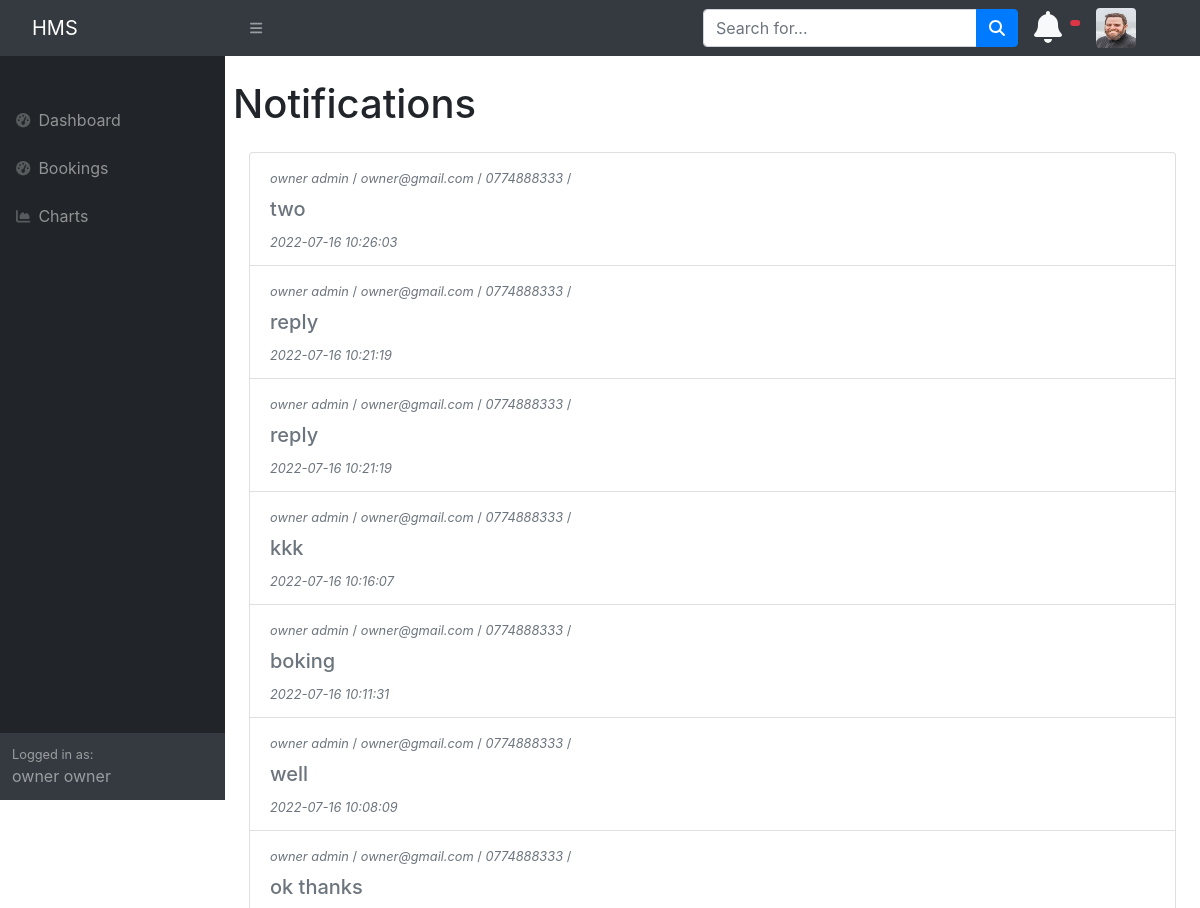
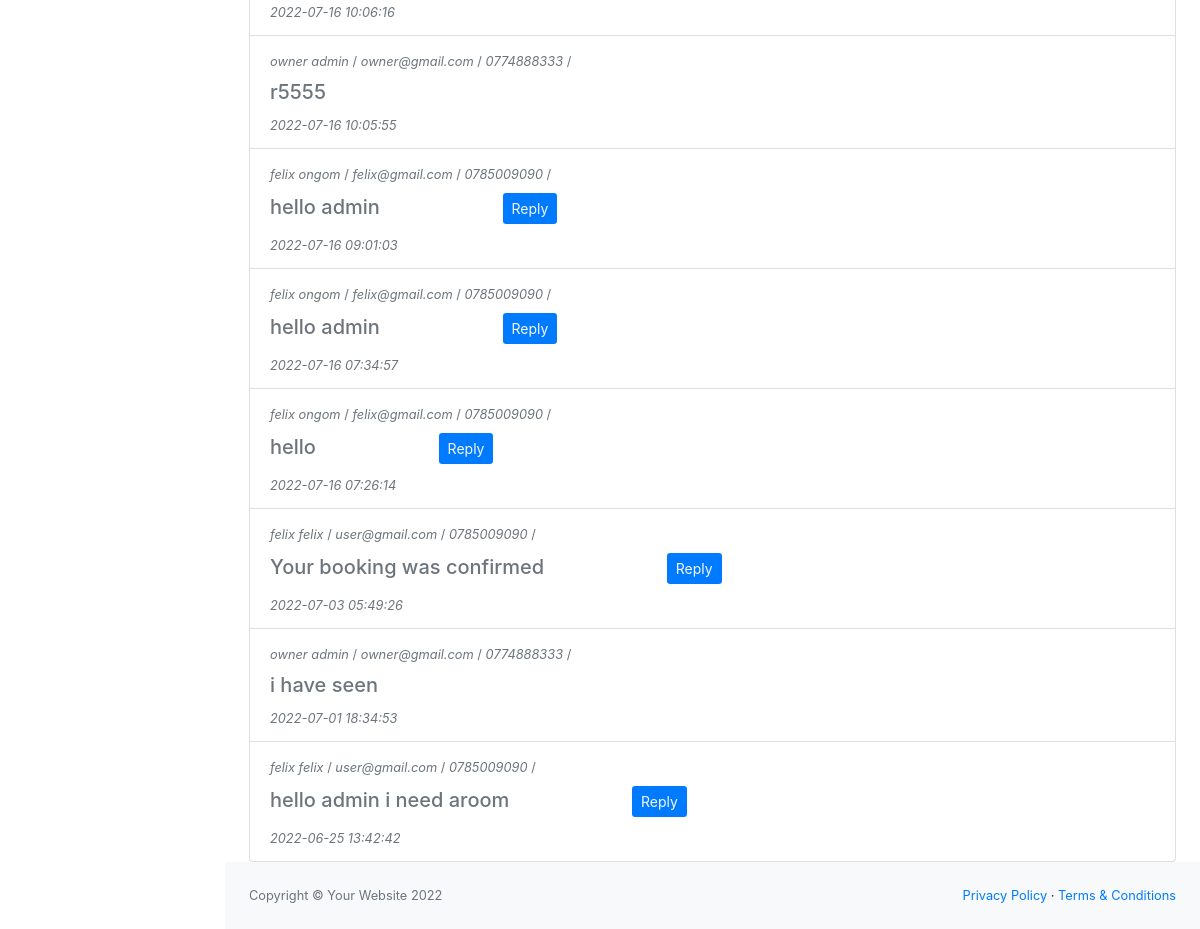
Page /owners/notification.php (signed in) on the committed database (2 pictures, top to bottom).
### tables this page shows
CREATE TABLE `message_tbl` (
  `id` int(150) NOT NULL,
  `text` varchar(100) NOT NULL,
  `status` int(100) NOT NULL,
  `user_id` int(11) NOT NULL,
  `reciever_id` int(11) NOT NULL,
  `messege_date` timestamp NOT NULL DEFAULT current_timestamp()
);

CREATE TABLE `user_tbl` (
  `user_id` int(11) NOT NULL,
  `fname` varchar(50) NOT NULL,
  `lname` varchar(50) NOT NULL,
  `type` varchar(30) NOT NULL,
  `phone` varchar(30) NOT NULL,
  `email` varchar(50) NOT NULL,
  `image` text NOT NULL,
  `password` text NOT NULL,
  `date` timestamp NOT NULL DEFAULT current_timestamp(),
  `status` varchar(10) NOT NULL
);

### owners/notification.php (the view, shortened to what this page needs)
<?php
include "./includes/side_bar.php";
?>
<div id="layoutSidenav_content">
    <main>
        <h1 class="my-4 mx-2">Notifications</h1>
        <div class="container-fluid px-4">
        <ul class="list-group">
                <?php
                $myId = $_SESSION['owner_id'];
                $sql = "SELECT * FROM user_tbl, message_tbl WHERE (user_tbl.user_id = message_tbl.reciever_id OR user_tbl.user_id=message_tbl.user_id )
                and ( message_tbl.user_id='$myId' OR message_tbl.reciever_id='$myId' OR message_tbl.reciever_id='1000')
                GROUP BY message_tbl.id ORDER BY message_tbl.messege_date DESC";
                $res = mysqli_query($con, $sql);
                if (!$res) {
                    echo mysqli_error($con);
                } else {
                    while ($row = mysqli_fetch_array($res)) {?>
                        <div class="list-group-item">
                            <div class=" name">
                                <small class="text-secondary">
                                     <i><?php echo $row['fname'].' '. $row['lname']; ?></i> /
                                     <i><?php echo $row['email']; ?></i> /
                                     <i><?php echo $row['phone']; ?></i> /
                                </small>
                            </div>
                            <div class="h5 text-secondary pt-2"><?php echo $row['text'] ?><span class="ml-5"> &nbsp; &nbsp;
                                    <?php
                                    if( $row['type']!='house_owner'){
                                        include('popup.php');
                                    }else{
                                        echo '';
                                    }
                                    ?>
                            </div>
                            <small class="text-secondary"> <i><?php echo $row['messege_date'] ?></i> </small>
                        </div>
                <?php
                    }
                }
                ?>
            </ul>
        </div>
    </main>
    <?php
    include "./includes/footer.php";
    ?>
</body>
</html>

### owners/popup.php (shortened to what this page needs)
<!DOCTYPE html>
<html lang="en">
<head>
    <link rel="stylesheet" href="https://cdn.jsdelivr.net/npm/bootstrap@4.4.1/dist/css/bootstrap.min.css">
</head>
<body>
    <button type="button" class="btn btn-sm bg-primary  ml-5 text-light" data-bs-toggle="modal" data-bs-target="#exampleModal" data-bs-whatever="@getbootstrap">Reply</button>
</body>
</html>

### rows in the picture
message_tbl: user.fname "owner", user.lname "admin", user.email "owner@gmail.com", user.phone "0774888333", text "two", messege_date "2022-07-16 10:26:03"
message_tbl: user.fname "owner", user.lname "admin", user.email "owner@gmail.com", user.phone "0774888333", text "reply", messege_date "2022-07-16 10:21:19"
message_tbl: user.fname "owner", user.lname "admin", user.email "owner@gmail.com", user.phone "0774888333", text "reply", messege_date "2022-07-16 10:21:19"
message_tbl: user.fname "owner", user.lname "admin", user.email "owner@gmail.com", user.phone "0774888333", text "kkk", messege_date "2022-07-16 10:16:07"
message_tbl: user.fname "owner", user.lname "admin", user.email "owner@gmail.com", user.phone "0774888333", text "boking", messege_date "2022-07-16 10:11:31"
message_tbl: user.fname "owner", user.lname "admin", user.email "owner@gmail.com", user.phone "0774888333", text "well", messege_date "2022-07-16 10:08:09"
message_tbl: user.fname "owner", user.lname "admin", user.email "owner@gmail.com", user.phone "0774888333", text "ok thanks", messege_date "2022-07-16 10:06:16"
message_tbl: user.fname "owner", user.lname "admin", user.email "owner@gmail.com", user.phone "0774888333", text "r5555", messege_date "2022-07-16 10:05:55"
message_tbl: user.fname "felix", user.lname "ongom", user.email "felix@gmail.com", user.phone "0785009090", text "hello admin", messege_date "2022-07-16 09:01:03"
message_tbl: user.fname "felix", user.lname "ongom", user.email "felix@gmail.com", user.phone "0785009090", text "hello admin", messege_date "2022-07-16 07:34:57"
message_tbl: user.fname "felix", user.lname "ongom", user.email "felix@gmail.com", user.phone "0785009090", text "hello", messege_date "2022-07-16 07:26:14"
message_tbl: user_tbl.fname "felix", user_tbl.lname "felix", user_tbl.email "user@gmail.com", user_tbl.phone "0785009090", text "Your booking was confirmed", messege_date "2022-07-03 05:49:26"
message_tbl: user.fname "owner", user.lname "admin", user.email "owner@gmail.com", user.phone "0774888333", text "i have seen", messege_date "2022-07-01 18:34:53"
message_tbl: user.fname "felix", user.lname "felix", user.email "user@gmail.com", user.phone "0785009090", text "hello admin i need aroom", messege_date "2022-06-25 13:42:42"

### other values in the picture
$_SESSION['user_name'] "owner owner"
